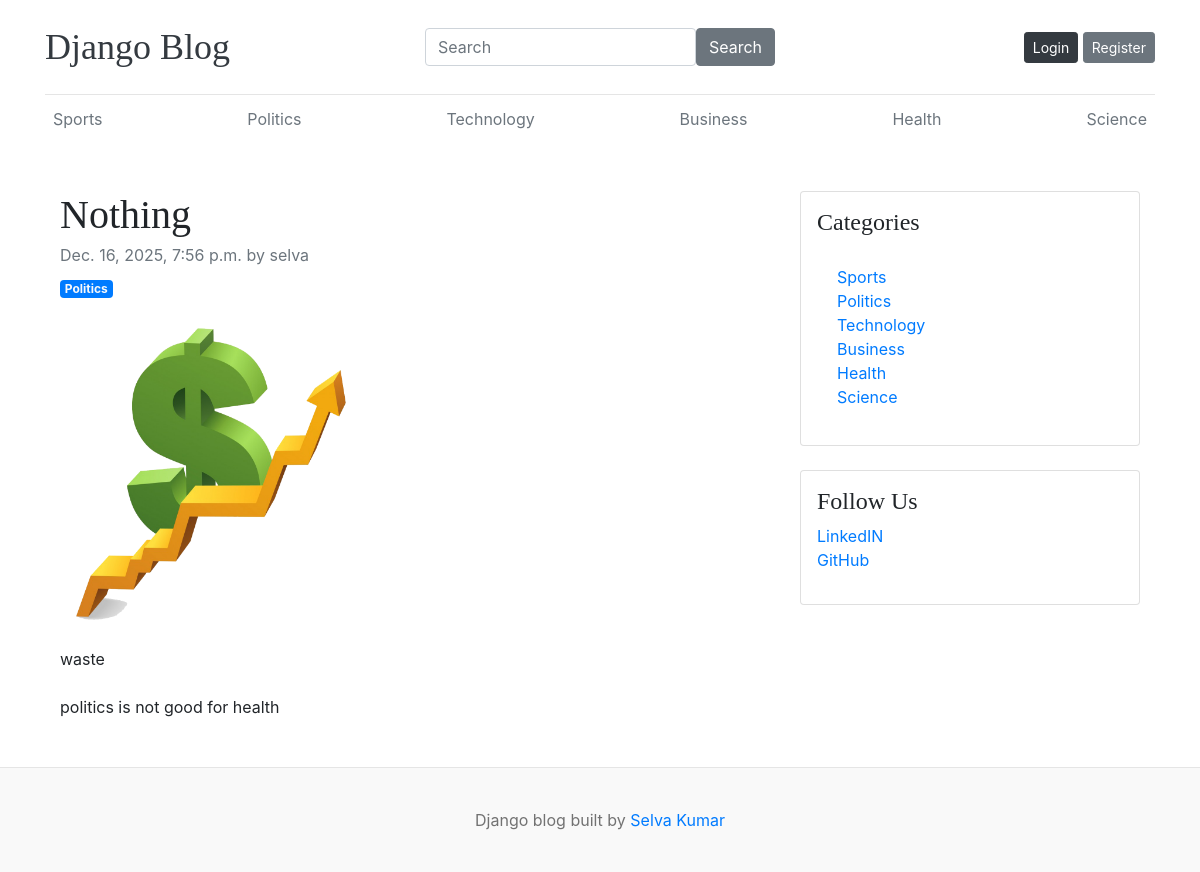
The app's page /slug/nothing-1785-10/, older data.
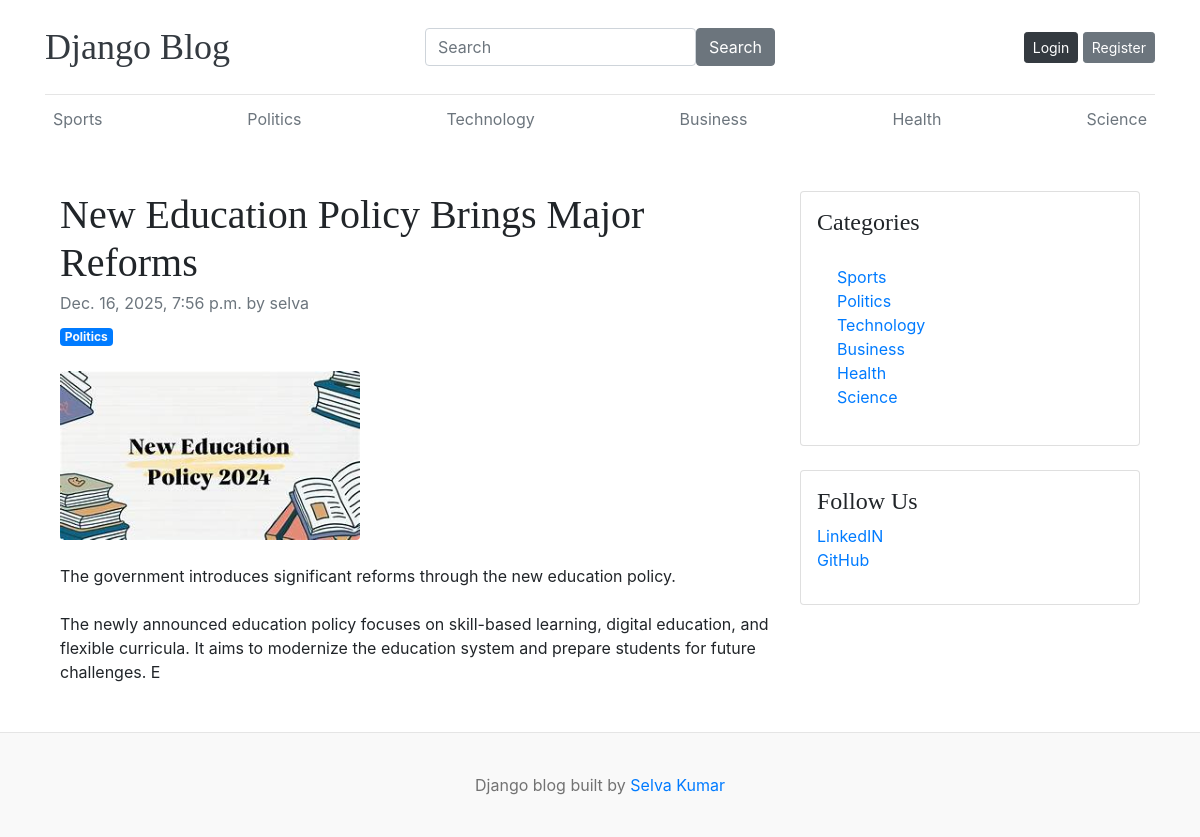
The same page, newer data.
### blog/models.py (models this page shows, shortened)
class Category(models.Model):
    category = models.CharField(max_length=100,unique=True)
    created_at = models.DateTimeField(auto_now_add=True)
    updated_at = models.DateTimeField(auto_now=True)
    class Meta:
        verbose_name="Categories"
    def __str__(self):
        return self.category

class Blog(models.Model):
    title = models.CharField(max_length=100)
    slug = models.SlugField(max_length=100,unique=True,blank=True)
    category = models.ForeignKey(Category,on_delete=models.CASCADE)
    author = models.ForeignKey(User,on_delete=models.CASCADE)
    image = models.ImageField(upload_to="uploads/%Y/%m/%d")
    description = models.CharField(max_length=400)
    blog_body = models.TextField(max_length=200)
    status = models.CharField(max_length=20,choices=STATUS,default="Draft")
    is_featured = models.BooleanField(default=False)
    created_at = models.DateTimeField(auto_now_add=True)
    updated_at = models.DateTimeField(auto_now=True)

### additional_blog/models.py (models this page shows, shortened)
class Social_media(models.Model):
    platform = models.CharField(max_length=25)
    link = models.URLField(max_length=200)
    created_at = models.DateTimeField(auto_now_add=True)
    updated_at = models.DateTimeField(auto_now=True)

### blog/views.py (the view)
# urls.py: path('slug/<slug:slug>/',single_blog, name='single_blog'),
def single_blog(request,slug):
    post = Blog.objects.filter(slug=slug)
    about = About.objects.all()
    context={
        'posts' : post,
        'about' : about,
    }
    return render(request, 'single_blog.html',context)

### blog/context_processors.py (called while the page is built)
def get_categories(request):
    categories = Category.objects.all()
    return dict(categories=categories)

def get_social_media(request):
    social_media = Social_media.objects.all()
    return dict(social_media=social_media)

### templates/single_blog.html
{% extends 'base.html' %}
{% block content %}
{% include 'navcategory.html' %}
{% for item in posts %}
<div class="container mt-5">
    <div class="row">
        <div class="col-lg-8">
            <article>
                <header class="mb-4">
                    <h1 class="fw-bolder mb-1">{{item.title}}</h1>
                    <div class="text-muted fst-italic mb-2">{{item.created_at}} by {{item.author}}</div>
                    <a class="badge bg-primary text-decoration-none text-light" href="#!">{{item.category}}</a>
                </header>
                <figure class="mb-4"><img class="img-fluid rounded" src="{{item.image.url}}" width="300" height="100" alt="..." /></figure>
                <section class="mb-5">
                    <p class="fs-5 mb-4">{{item.description}}</p>
                    <p class="fs-5 mb-4">{{item.blog_body}}</p>
                    </section>
            </article>
        </div>
        <div class="col-lg-4">
            <div class="card mb-4 p-3">
                <h4>Categories</h4>
                <div class="card-body">
                    <div class="row">
                        <div class="col-sm-6">
                            <ul class="list-unstyled mb-0">
                                {% for item in categories %}
                                <li><a href="#!">{{item.category}}</a></li>
                                {% endfor %}
                            </ul>
                        </div>
                    </div>
                </div>
            </div>
            <div class="card mb-4 p-3">
                <h4>Follow Us</h4>
                <ol class="list-unstyled">
                    {% for item in social_media %}
                    <li><a href="{{ item.link }}" target="_blank">{{item.platform}}</a></li>
                    {% endfor %}
                </ol>
            </div>
        </div>
    </div>
</div>
{% endfor %}
{% endblock %}

### templates/base.html (shortened to what this page needs)
{% load static %}
<!DOCTYPE html>
<html lang="en">
<head>
    <link href="https://getbootstrap.com/docs/4.0/dist/css/bootstrap.min.css" rel="stylesheet">
    <link href="{% static 'css/blog.css' %}" rel="stylesheet">
  </head>
<body>
    <div class="container">
      <header class="blog-header py-3 bg-white sticky-top">
        <div class="row d-flex justify-content-between align-items-center">
          <div class="col-12 py-1 col-md-4">
            <a class="blog-header-logo text-dark" href="/">Django Blog</a>
          </div>
          <div class="col-12 py-1 col-md-4">
            <form class="d-flex" role="search" action="{% url 'search' %}" method="GET">
              <input class="form-control me-2" type="search" name="keyword" value="{{ keyword }}" placeholder="Search" aria-label="Search"/>
              <button class="btn btn-secondary" type="submit">Search</button>
            </form>
          </div>
          <div class="col-12 py-1 d-flex justify-content-start justify-content-md-end align-items-center col-md-4">
            {% if not user.is_authenticated %}
            <a class="btn btn-sm btn-dark" href="{% url 'login' %}">Login</a> &nbsp;
            <a class="btn btn-sm btn-secondary" href="{% url 'register' %}">Register</a>
            {% else %}
            <span>Welcome-{{ user }}</span>
            &emsp;
            <a href="{% url 'dashboard' %}">Dashboard</a>
            &emsp;
            <a href="{% url 'logout' %}">Logout</a>
            {% endif %}
          </div>
        </div>
      </header>
        {% block content %}
        {% endblock %}
    </div>
<footer class="blog-footer">
  <p>Django blog built by <a href="#">Selva Kumar</a></p>
</footer>
</body>
</html>

### templates/navcategory.html
      <div class="nav-scroller py-1 mb-2">
        <nav class="nav d-flex justify-content-start justify-content-md-between">
          {% for item in categories %}
          <a class="p-2 text-muted" href="{% url 'category' item.id %}">{{item.category}}</a>
          {% endfor %}
        </nav>
      </div>

### blog_main/static/css/blog.css (style rules this page uses)
.blog-header { border-bottom: 1px solid #e5e5e5; }
.blog-header-logo { font-family: "Playfair Display", Georgia, "Times New Roman", serif; font-size: 2.25rem; }
h1, h2, h3, h4, h5, h6 { font-family: "Playfair Display", Georgia, "Times New Roman", serif; }
.blog-footer { padding: 2.5rem 0; color: #727272; text-align: center; background-color: #f9f9f9; border-top: .05rem solid #e5e5e5; }
.blog-footer p:last-child { margin-bottom: 0; }

Row changes from the older to the newer data that the page shows:
changed Blog "selva": title "Nothing" → "New Education Policy Brings Major Reforms"; image: a different picture; description "waste" → "The government introduces significant reforms through the new education policy."; blog_body "politics is not good for health" → "The newly announced education policy focuses on skill-based learning, digital education, and flexible curricula. It aims to modernize the education system and prepare students for future challenges. E"
